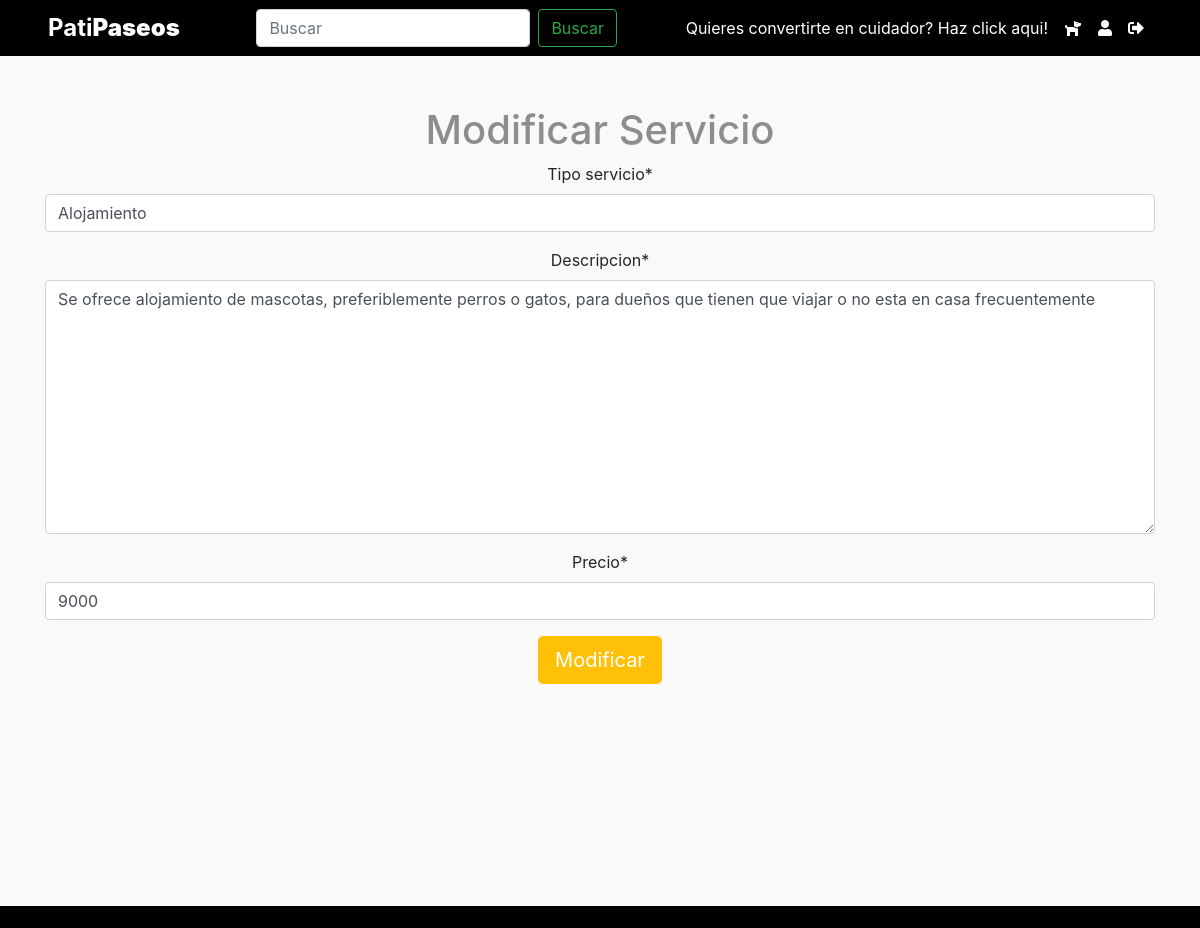
The app's page /mod_servicio/2 (signed in) with its own data.
### app_mascotas/models.py (models this page shows, shortened)
class Servicio(models.Model):
    id_servicio = models.AutoField(primary_key=True)
    tipo_servicio = models.CharField(max_length=100)
    descripcion = models.TextField()
    precio = models.IntegerField()
    cuidador = models.ForeignKey(Cuidador, on_delete=models.CASCADE)

### app_mascotas/views.py (the view, shortened to what this page needs)
# urls.py: path('mod_servicio/<int:id_servicio>',views.modificar_servicio,name="modificar_servicio"),
@login_required
def modificar_servicio(request,id_servicio):
    prod=get_object_or_404(Servicio,pk=id_servicio)
    form=frmServicio(instance=prod)
    contexto={
        "form":form
    }
    return render(request,"app_mascotas/mod_servicio.html",contexto)

### app_mascotas/forms.py
class frmServicio(forms.ModelForm):
    class Meta:
        model=Servicio
        fields=["tipo_servicio","descripcion","precio"]

### app_mascotas/templates/app_mascotas/mod_servicio.html (shortened to what this page needs)
{% extends 'app_mascotas/base.html' %}
{% load static %}
{% load crispy_forms_tags %}
{% block content %}
<div class="container" style="margin-top: 50px;">
    <form class="form" action="" method="post" enctype="multipart/form-data">
    <div>
        <h1 style="color: #8d8d8d;">Modificar Servicio</h1>
    </div>
    <form action="">
        <div class="row">
            <div class="col-sm-12">
                <div class="form-group">
                   {{form|crispy}}
                   {% if form %}
                   <input type="submit" value="Modificar" class="btn btn-warning btn-lg text-white">
                   {% endif %}
    </form>
  </div>
 </div>
{% endblock content %}

### app_mascotas/static/app_mascotas/css/estilo.css (style rules this page uses)
body { background-color: #f9f9fa }

### records on screen
Servicio: tipo_servicio "Alojamiento", descripcion "Se ofrece alojamiento de mascotas, preferiblemente perros o gatos, para dueños que tienen que viajar o no esta en casa frecuentemente", precio "9000"
